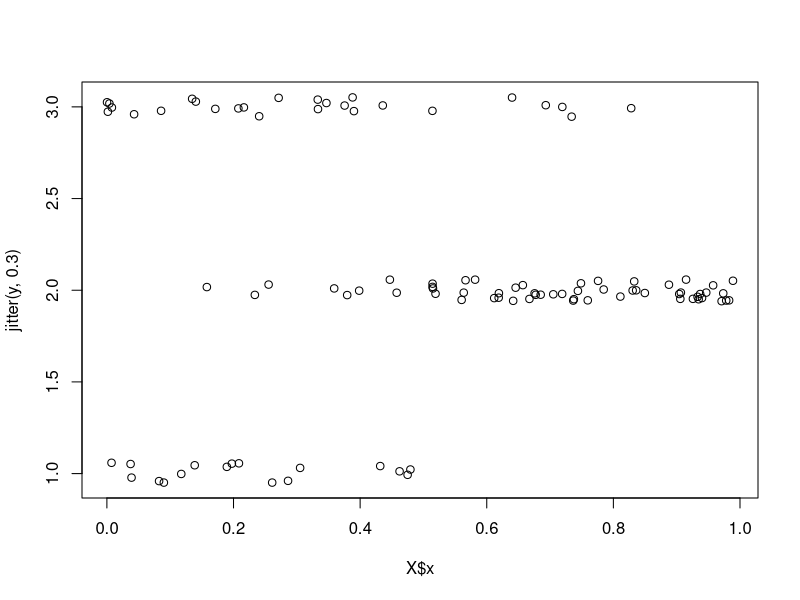
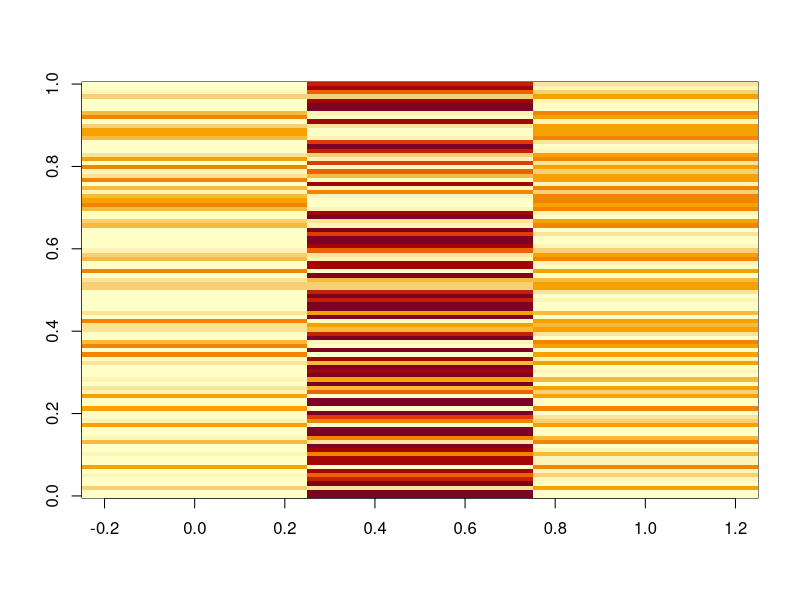

Here is the R script that generated these plots, in order:
# Simulate and fit unordered multinomial response models

# e.g. https://www.bristol.ac.uk/media-library/sites/cmm/migrated/documents/unordered-multi-r-models.pdf
# but note a number of typos in the equations in those slides!

set.seed(42)
N <- 100 # number of observations
X <- data.frame(x = runif(N)) # our predictor
# for the following, category 3 will be our reference category
b0 <- 0.3 # intercept describing log odds of category 1 vs. 3
b1 <- -3 # effect on log odds of category 1 vs. 3 for one unit change in `x`
b2 <- -1.4 # intercept describing log odds of category 2 vs. 3
b3 <- 4 # effect on log odds of category 2 vs. 3 for one unit change in `x`

log_odds_1_3 <- b0 + b1 * X$x
log_odds_2_3 <- b2 + b3 * X$x

# probability of category 1, 2, and 3:
p1 <- exp(log_odds_1_3) / (1 + exp(log_odds_1_3) + exp(log_odds_2_3))
p2 <- exp(log_odds_2_3) / (1 + exp(log_odds_1_3) + exp(log_odds_2_3))
p3 <- 1 - (p1 + p2)

# create the observations:
y <- numeric(length = nrow(X))
for (i in seq_along(y)) {
  temp <- rmultinom(1, 1, c(p1[i], p2[i], p3[i]))
  y[i] <- which(temp == 1)
}
plot(X$x, jitter(y, 0.3))
head(cbind(x = X$x, y))

# create temporary vectors for fitting:
y_1 <- as.numeric(y == 1)
y_2 <- as.numeric(y == 2)

# matrix version for dmultinom():
Y <- matrix(ncol = 3, nrow = N, data = 0)
for (i in seq_along(y)) Y[i,y[i]] <- 1

# negative log likelihood function using dbinom:
nll <- function(par) {
  .log_odds_1_3 <- par[1] + par[2] * X$x
  .log_odds_2_3 <- par[3] + par[4] * X$x

  .p1 <- exp(.log_odds_1_3) /
    (1 + exp(.log_odds_1_3) + exp(.log_odds_2_3))
  .p2 <- exp(.log_odds_2_3) /
    (1 + exp(.log_odds_1_3) + exp(.log_odds_2_3))

  -sum(dbinom(y_1, size = 1, prob = .p1, log = TRUE) +
    dbinom(y_2, size = 1, prob = .p2, log = TRUE))
}

m <- nlminb(rep(0, 4), nll)
m

# negative log likelihood function using dmultinom:
nll2 <- function(par) {
  .log_odds_1_3 <- par[1] + par[2] * X$x
  .log_odds_2_3 <- par[3] + par[4] * X$x

  .p1 <- exp(.log_odds_1_3) /
    (1 + exp(.log_odds_1_3) + exp(.log_odds_2_3))
  .p2 <- exp(.log_odds_2_3) /
    (1 + exp(.log_odds_1_3) + exp(.log_odds_2_3))
  .p3 <- 1 - (.p1 + .p2)

  nll <- vector(length = length(y))
  for (i in seq_along(y)) { # not vectorized
    nll[i] <- -dmultinom(Y[i,], size = 1,
      prob = c(.p1[i], .p2[i], .p3[i]), log = TRUE)
  }
  sum(nll)
}
# This should be the same but is slightly different(!?).
m2 <- nlminb(rep(0, 4), nll2)
m2

# calculate our predictions:
fitted_log_odds_1_3 <- m2$par[1] + m2$par[2] * X$x
fitted_log_odds_2_3 <- m2$par[3] + m2$par[4] * X$x

fitted_p1 <- exp(fitted_log_odds_1_3) /
  (1 + exp(fitted_log_odds_1_3) + exp(fitted_log_odds_2_3))
fitted_p2 <- exp(fitted_log_odds_2_3) /
  (1 + exp(fitted_log_odds_1_3) + exp(fitted_log_odds_2_3))
fitted_p3 <- 1 - (fitted_p1 + fitted_p2)

fitted <- cbind(fitted_p1, fitted_p2, fitted_p3)
image(t(fitted))

